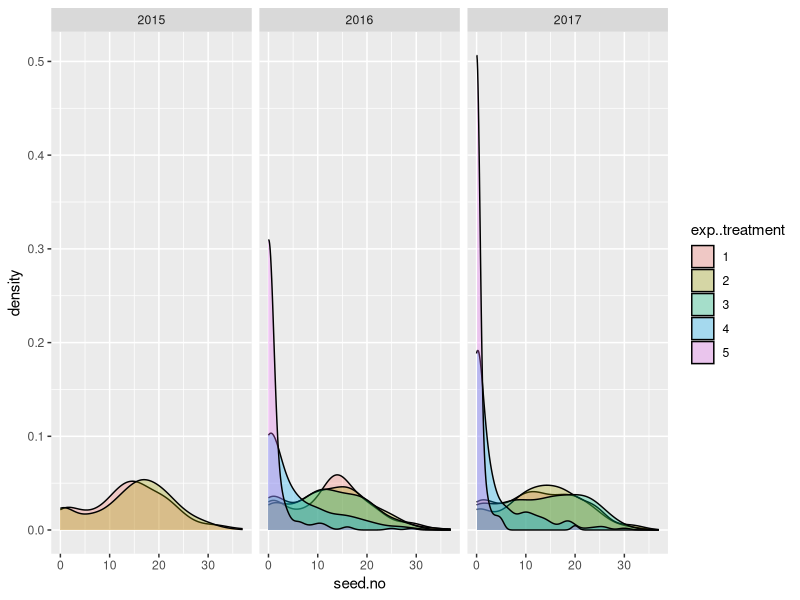
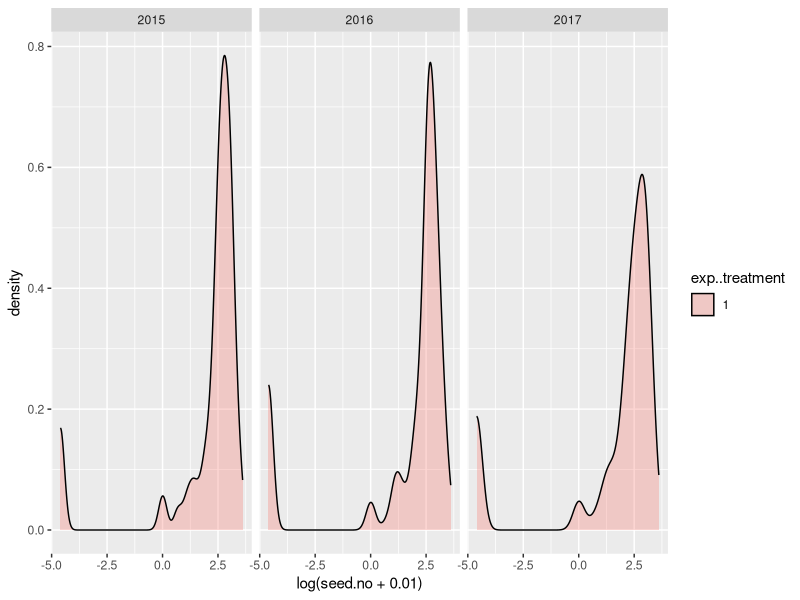
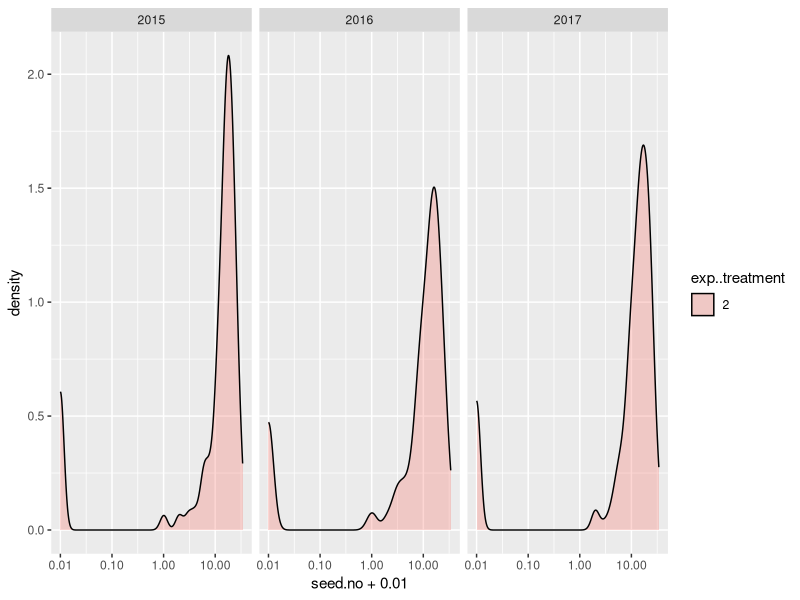
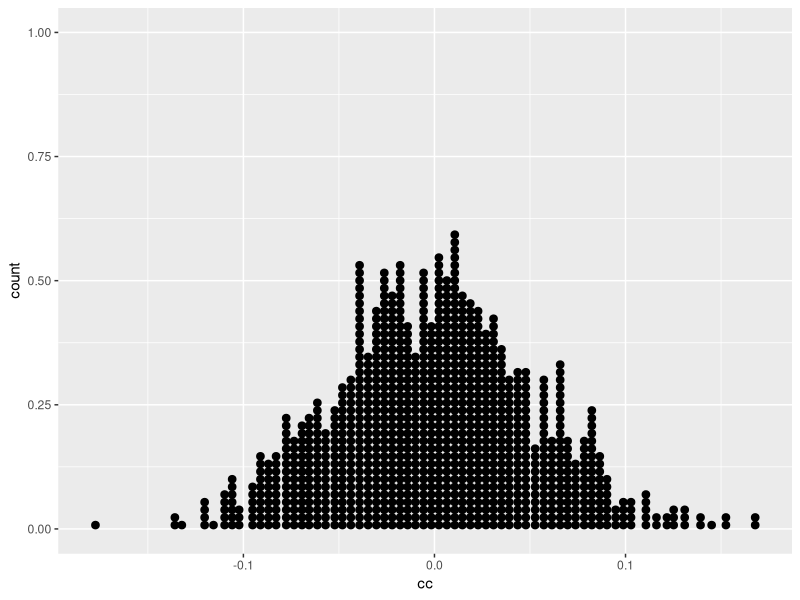
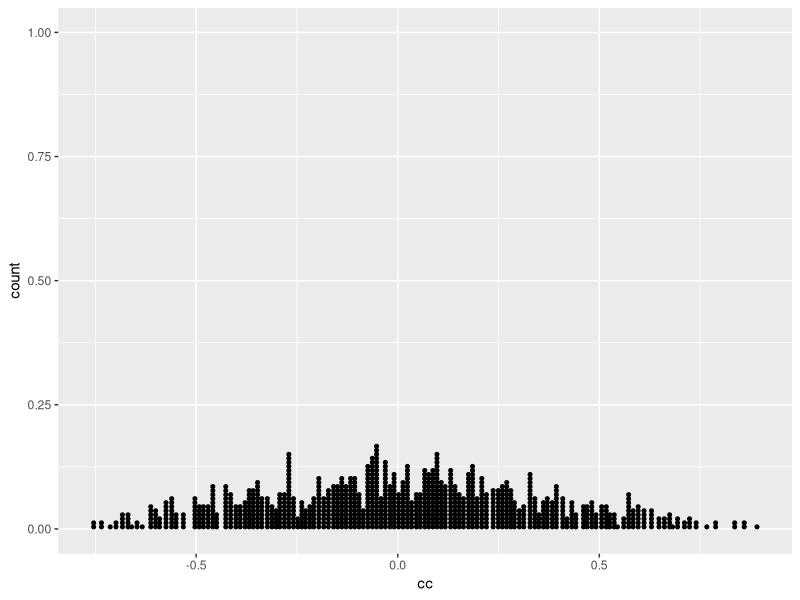

Source code (R) for these figures, in order: (Note: this script raises an error after producing the figures.)
library(dplyr)
library(tidyr)
library(broom)
library(ggplot2)
rep_sample_n <- function(tbl, size, replace = FALSE, reps = 1)
{
    n <- nrow(tbl)
    i <- unlist(replicate(reps, sample.int(n, size, replace = replace), simplify = FALSE))

    rep_tbl <- cbind(replicate = rep(1:reps,rep(size,reps)), tbl[i,])

    dplyr::group_by(rep_tbl, replicate)
}

seeds = read.csv('nasiona_2015_2017.csv')
seeds = seeds[1:5]

seeds$exp..treatment <- factor(seeds$exp..treatment)
seeds$year <- factor(seeds$year)

#filter out data with missing treatment
seeds <- seeds %>% filter(!is.na(exp..treatment)) %>% droplevels()

# Roczny rozkład próbek

seeds <- seeds %>% mutate(standardSeedNo = ifelse(exp..treatment == 1 | exp..treatment == 2, log10(seed.no + 0.01), seed.no))


seeds %>%
    ggplot(aes(x = seed.no, fill=exp..treatment)) +
    geom_density(alpha = .3) +
    facet_wrap(~year)

seeds %>%
    filter(exp..treatment == 1) %>%
    droplevels() %>%
    ggplot(aes(x = log(seed.no + 0.01), fill=exp..treatment)) +
    geom_density(alpha = .3) +
    facet_wrap(~year)

seeds %>%
    filter(exp..treatment == 2) %>%
    droplevels() %>%
    ggplot(aes(x = seed.no + 0.01, fill=exp..treatment)) +
    scale_x_log10() +
    geom_density(alpha = .3) +
    facet_wrap(~year)

seed_summary <- seeds %>%
    group_by(year, exp..treatment) %>%
    summarize(mean(seed.no, na.rm = TRUE), sd(seed.no, na.rm = TRUE), median(seed.no, na.rm = TRUE))

grouped <- seeds %>%
    filter(year == 2016 | year == 2017) %>%
    group_by(year, exp..treatment) %>%
    summarize(cor(pop..size, seed.no, use="complete.obs"))

jedynka <- seeds %>%
    filter(exp..treatment == 1)

czworka <- seeds %>%
    filter(exp..treatment == 4)

jedynka %>%
    rep_sample_n(size = nrow(czworka), reps = 1000) %>%
    group_by(replicate) %>%
    summarize(cc = cor(seed.no, czworka$seed.no, use="pairwise.complete.obs")) %>%
    ggplot(aes(x = cc)) + geom_dotplot(binwidth = 0.004)


n1 <- sample_n(women, 15)
n2 <- sample_n(women, 10)

n1 %>%
    rep_sample_n(size = nrow(n2), reps = 1000) %>%
    group_by(replicate) %>%
    summarize(cc = cor(n2$height, weight, use="complete.obs")) %>%
    ggplot(aes(x = cc)) + geom_dotplot(binwidth = 0.01)

n3 <- sample_n(n1, 10)

x <- data.frame(a = n2$hp, b =n3$mpg)
ggplot(x, aes(x = a, y = b)) + geom_point()

ggplot(mtcars, aes(x = hp, y = mpg)) + geom_point()

cor(mtcars$hp, mtcars$mpg)

cor(n3)

cor(women)

one_and_four = data.frame(one = jedynka$seed.no, two = czworka$seed.no)

boxplot(jedynka$seed.no)

ggplot(jedynka, aes(x = seed.no)) + geom_density()

ggplot(czworka, aes(x = seed.no)) + geom_density()

czworka %>%
    filter(seed.no != 0) %>%
    ggplot(aes(x = seed.no)) + geom_density()

ssummary(seeds)

filtered <- seeds %>%
    filter(!is.na(seed.no) && !is.na(pop..size)) %>%
    droplevels()

nrow(filtered)
nrow(seeds)

cor(filtered$pop..size, filtered$seed.no)
